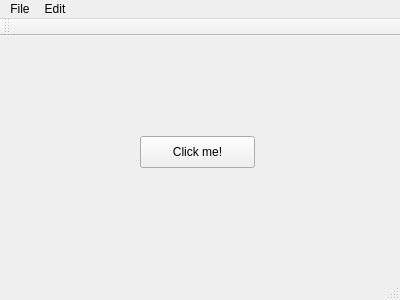
<?xml version="1.0" encoding="UTF-8"?>
<ui version="4.0">
 <class>MainWindow</class>
 <widget class="QMainWindow" name="MainWindow">
  <property name="geometry">
   <rect>
    <x>0</x>
    <y>0</y>
    <width>400</width>
    <height>300</height>
   </rect>
  </property>
  <property name="windowTitle">
   <string>MainWindow</string>
  </property>
  <widget class="QWidget" name="centralWidget">
   <widget class="QPushButton" name="pushButton">
    <property name="geometry">
     <rect>
      <x>140</x>
      <y>100</y>
      <width>115</width>
      <height>32</height>
     </rect>
    </property>
    <property name="text">
     <string>Click me!</string>
    </property>
   </widget>
   <widget class="QLabel" name="hello_Label">
    <property name="enabled">
     <bool>false</bool>
    </property>
    <property name="geometry">
     <rect>
      <x>160</x>
      <y>110</y>
      <width>101</width>
      <height>16</height>
     </rect>
    </property>
    <property name="text">
     <string>Hello, World!</string>
    </property>
   </widget>
   <zorder>hello_Label</zorder>
   <zorder>pushButton</zorder>
  </widget>
  <widget class="QMenuBar" name="menuBar">
   <property name="geometry">
    <rect>
     <x>0</x>
     <y>0</y>
     <width>400</width>
     <height>22</height>
    </rect>
   </property>
   <widget class="QMenu" name="menuFile">
    <property name="title">
     <string>File</string>
    </property>
   </widget>
   <widget class="QMenu" name="menuEdit">
    <property name="title">
     <string>Edit</string>
    </property>
   </widget>
   <addaction name="menuFile"/>
   <addaction name="menuEdit"/>
  </widget>
  <widget class="QToolBar" name="mainToolBar">
   <attribute name="toolBarArea">
    <enum>TopToolBarArea</enum>
   </attribute>
   <attribute name="toolBarBreak">
    <bool>false</bool>
   </attribute>
  </widget>
  <widget class="QStatusBar" name="statusBar"/>
 </widget>
 <layoutdefault spacing="6" margin="11"/>
 <resources/>
 <connections/>
</ui>
